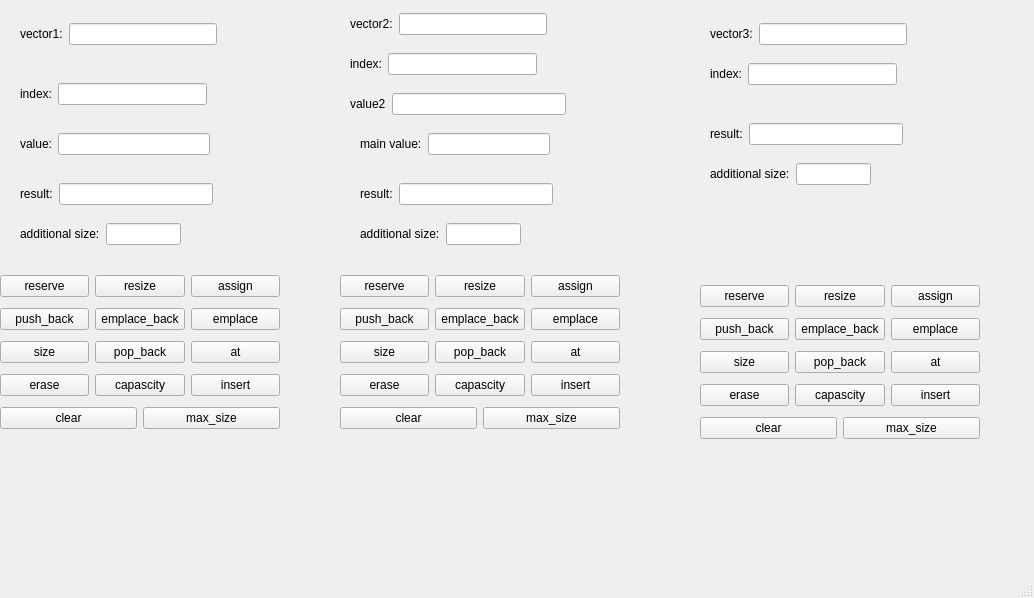
<?xml version="1.0" encoding="UTF-8"?>
<ui version="4.0">
 <class>MainWindow</class>
 <widget class="QMainWindow" name="MainWindow">
  <property name="geometry">
   <rect>
    <x>0</x>
    <y>0</y>
    <width>1034</width>
    <height>598</height>
   </rect>
  </property>
  <property name="windowTitle">
   <string>MainWindow</string>
  </property>
  <widget class="QWidget" name="centralwidget">
   <widget class="QWidget" name="layoutWidget">
    <property name="geometry">
     <rect>
      <x>20</x>
      <y>180</y>
      <width>193</width>
      <height>28</height>
     </rect>
    </property>
    <layout class="QHBoxLayout" name="horizontalLayout_7">
     <item>
      <widget class="QLabel" name="label_4">
       <property name="text">
        <string>result:</string>
       </property>
      </widget>
     </item>
     <item>
      <widget class="QLineEdit" name="resultEdit">
       <property name="readOnly">
        <bool>true</bool>
       </property>
      </widget>
     </item>
    </layout>
   </widget>
   <widget class="QWidget" name="layoutWidget_2">
    <property name="geometry">
     <rect>
      <x>20</x>
      <y>80</y>
      <width>187</width>
      <height>28</height>
     </rect>
    </property>
    <layout class="QHBoxLayout" name="horizontalLayout_9">
     <item>
      <widget class="QLabel" name="label_2">
       <property name="text">
        <string>index:</string>
       </property>
      </widget>
     </item>
     <item>
      <widget class="QLineEdit" name="indexEdit"/>
     </item>
    </layout>
   </widget>
   <widget class="QWidget" name="layoutWidget_3">
    <property name="geometry">
     <rect>
      <x>20</x>
      <y>220</y>
      <width>161</width>
      <height>28</height>
     </rect>
    </property>
    <layout class="QHBoxLayout" name="horizontalLayout_11">
     <item>
      <widget class="QLabel" name="label_6">
       <property name="text">
        <string>additional size:</string>
       </property>
      </widget>
     </item>
     <item>
      <widget class="QLineEdit" name="forresizeEdit"/>
     </item>
    </layout>
   </widget>
   <widget class="QWidget" name="layoutWidget_4">
    <property name="geometry">
     <rect>
      <x>20</x>
      <y>130</y>
      <width>190</width>
      <height>28</height>
     </rect>
    </property>
    <layout class="QHBoxLayout" name="horizontalLayout_10">
     <item>
      <widget class="QLabel" name="label_3">
       <property name="text">
        <string>value:</string>
       </property>
      </widget>
     </item>
     <item>
      <widget class="QLineEdit" name="valueEdit"/>
     </item>
    </layout>
   </widget>
   <widget class="QWidget" name="layoutWidget_5">
    <property name="geometry">
     <rect>
      <x>20</x>
      <y>20</y>
      <width>197</width>
      <height>28</height>
     </rect>
    </property>
    <layout class="QHBoxLayout" name="horizontalLayout_8">
     <item>
      <widget class="QLabel" name="label">
       <property name="text">
        <string>vector1:</string>
       </property>
      </widget>
     </item>
     <item>
      <widget class="QLineEdit" name="vectorEdit">
       <property name="readOnly">
        <bool>true</bool>
       </property>
      </widget>
     </item>
    </layout>
   </widget>
   <widget class="QWidget" name="layoutWidget_6">
    <property name="geometry">
     <rect>
      <x>0</x>
      <y>270</y>
      <width>280</width>
      <height>166</height>
     </rect>
    </property>
    <layout class="QVBoxLayout" name="verticalLayout">
     <item>
      <layout class="QHBoxLayout" name="horizontalLayout">
       <item>
        <widget class="QPushButton" name="reserveButton">
         <property name="text">
          <string>reserve</string>
         </property>
        </widget>
       </item>
       <item>
        <widget class="QPushButton" name="resizeButton">
         <property name="text">
          <string>resize</string>
         </property>
        </widget>
       </item>
       <item>
        <widget class="QPushButton" name="assignButton">
         <property name="text">
          <string>assign</string>
         </property>
        </widget>
       </item>
      </layout>
     </item>
     <item>
      <layout class="QHBoxLayout" name="horizontalLayout_2">
       <item>
        <widget class="QPushButton" name="push_backButton">
         <property name="text">
          <string>push_back</string>
         </property>
        </widget>
       </item>
       <item>
        <widget class="QPushButton" name="empalce_backButton">
         <property name="text">
          <string>emplace_back</string>
         </property>
        </widget>
       </item>
       <item>
        <widget class="QPushButton" name="emplaceButton">
         <property name="text">
          <string>emplace</string>
         </property>
        </widget>
       </item>
      </layout>
     </item>
     <item>
      <layout class="QHBoxLayout" name="horizontalLayout_3">
       <item>
        <widget class="QPushButton" name="sizeButton">
         <property name="text">
          <string>size</string>
         </property>
        </widget>
       </item>
       <item>
        <widget class="QPushButton" name="pop_backButton">
         <property name="text">
          <string>pop_back</string>
         </property>
        </widget>
       </item>
       <item>
        <widget class="QPushButton" name="atButton">
         <property name="text">
          <string>at</string>
         </property>
        </widget>
       </item>
      </layout>
     </item>
     <item>
      <layout class="QHBoxLayout" name="horizontalLayout_5">
       <item>
        <widget class="QPushButton" name="eraseButton">
         <property name="text">
          <string>erase</string>
         </property>
        </widget>
       </item>
       <item>
        <widget class="QPushButton" name="capacityButton">
         <property name="text">
          <string>capascity</string>
         </property>
        </widget>
       </item>
       <item>
        <widget class="QPushButton" name="insertButton">
         <property name="text">
          <string>insert</string>
         </property>
        </widget>
       </item>
      </layout>
     </item>
     <item>
      <layout class="QHBoxLayout" name="horizontalLayout_4">
       <item>
        <widget class="QPushButton" name="clearButton">
         <property name="text">
          <string>clear</string>
         </property>
        </widget>
       </item>
       <item>
        <widget class="QPushButton" name="max_sizeButton">
         <property name="text">
          <string>max_size</string>
         </property>
        </widget>
       </item>
      </layout>
     </item>
    </layout>
   </widget>
   <widget class="QWidget" name="layoutWidget_7">
    <property name="geometry">
     <rect>
      <x>350</x>
      <y>50</y>
      <width>187</width>
      <height>28</height>
     </rect>
    </property>
    <layout class="QHBoxLayout" name="horizontalLayout_21">
     <item>
      <widget class="QLabel" name="label_11">
       <property name="text">
        <string>index:</string>
       </property>
      </widget>
     </item>
     <item>
      <widget class="QLineEdit" name="indexEdit2"/>
     </item>
    </layout>
   </widget>
   <widget class="QWidget" name="layoutWidget_8">
    <property name="geometry">
     <rect>
      <x>350</x>
      <y>10</y>
      <width>197</width>
      <height>28</height>
     </rect>
    </property>
    <layout class="QHBoxLayout" name="horizontalLayout_22">
     <item>
      <widget class="QLabel" name="label_12">
       <property name="text">
        <string>vector2:</string>
       </property>
      </widget>
     </item>
     <item>
      <widget class="QLineEdit" name="vectorEdit2">
       <property name="readOnly">
        <bool>true</bool>
       </property>
      </widget>
     </item>
    </layout>
   </widget>
   <widget class="QWidget" name="layoutWidget_9">
    <property name="geometry">
     <rect>
      <x>340</x>
      <y>270</y>
      <width>280</width>
      <height>166</height>
     </rect>
    </property>
    <layout class="QVBoxLayout" name="verticalLayout_3">
     <item>
      <layout class="QHBoxLayout" name="horizontalLayout_23">
       <item>
        <widget class="QPushButton" name="reserveButton2">
         <property name="text">
          <string>reserve</string>
         </property>
        </widget>
       </item>
       <item>
        <widget class="QPushButton" name="resizeButton2">
         <property name="text">
          <string>resize</string>
         </property>
        </widget>
       </item>
       <item>
        <widget class="QPushButton" name="assignButton2">
         <property name="text">
          <string>assign</string>
         </property>
        </widget>
       </item>
      </layout>
     </item>
     <item>
      <layout class="QHBoxLayout" name="horizontalLayout_24">
       <item>
        <widget class="QPushButton" name="push_backButton2">
         <property name="text">
          <string>push_back</string>
         </property>
        </widget>
       </item>
       <item>
        <widget class="QPushButton" name="empalce_backButton2">
         <property name="text">
          <string>emplace_back</string>
         </property>
        </widget>
       </item>
       <item>
        <widget class="QPushButton" name="emplaceButton2">
         <property name="text">
          <string>emplace</string>
         </property>
        </widget>
       </item>
      </layout>
     </item>
     <item>
      <layout class="QHBoxLayout" name="horizontalLayout_25">
       <item>
        <widget class="QPushButton" name="sizeButton2">
         <property name="text">
          <string>size</string>
         </property>
        </widget>
       </item>
       <item>
        <widget class="QPushButton" name="pop_backButton2">
         <property name="text">
          <string>pop_back</string>
         </property>
        </widget>
       </item>
       <item>
        <widget class="QPushButton" name="atButton2">
         <property name="text">
          <string>at</string>
         </property>
        </widget>
       </item>
      </layout>
     </item>
     <item>
      <layout class="QHBoxLayout" name="horizontalLayout_26">
       <item>
        <widget class="QPushButton" name="eraseButton2">
         <property name="text">
          <string>erase</string>
         </property>
        </widget>
       </item>
       <item>
        <widget class="QPushButton" name="capacityButton2">
         <property name="text">
          <string>capascity</string>
         </property>
        </widget>
       </item>
       <item>
        <widget class="QPushButton" name="insertButton2">
         <property name="text">
          <string>insert</string>
         </property>
        </widget>
       </item>
      </layout>
     </item>
     <item>
      <layout class="QHBoxLayout" name="horizontalLayout_27">
       <item>
        <widget class="QPushButton" name="clearButton2">
         <property name="text">
          <string>clear</string>
         </property>
        </widget>
       </item>
       <item>
        <widget class="QPushButton" name="max_sizeButton2">
         <property name="text">
          <string>max_size</string>
         </property>
        </widget>
       </item>
      </layout>
     </item>
    </layout>
   </widget>
   <widget class="QWidget" name="layoutWidget_10">
    <property name="geometry">
     <rect>
      <x>360</x>
      <y>180</y>
      <width>193</width>
      <height>28</height>
     </rect>
    </property>
    <layout class="QHBoxLayout" name="horizontalLayout_28">
     <item>
      <widget class="QLabel" name="label_13">
       <property name="text">
        <string>result:</string>
       </property>
      </widget>
     </item>
     <item>
      <widget class="QLineEdit" name="resultEdit2">
       <property name="readOnly">
        <bool>true</bool>
       </property>
      </widget>
     </item>
    </layout>
   </widget>
   <widget class="QWidget" name="layoutWidget_11">
    <property name="geometry">
     <rect>
      <x>360</x>
      <y>220</y>
      <width>161</width>
      <height>28</height>
     </rect>
    </property>
    <layout class="QHBoxLayout" name="horizontalLayout_29">
     <item>
      <widget class="QLabel" name="label_14">
       <property name="text">
        <string>additional size:</string>
       </property>
      </widget>
     </item>
     <item>
      <widget class="QLineEdit" name="forresizeEdit2"/>
     </item>
    </layout>
   </widget>
   <widget class="QWidget" name="layoutWidget_12">
    <property name="geometry">
     <rect>
      <x>360</x>
      <y>130</y>
      <width>190</width>
      <height>28</height>
     </rect>
    </property>
    <layout class="QHBoxLayout" name="horizontalLayout_30">
     <item>
      <widget class="QLabel" name="label_15">
       <property name="text">
        <string>main value:</string>
       </property>
      </widget>
     </item>
     <item>
      <widget class="QLineEdit" name="valueEdit2"/>
     </item>
    </layout>
   </widget>
   <widget class="QWidget" name="layoutWidget_13">
    <property name="geometry">
     <rect>
      <x>710</x>
      <y>20</y>
      <width>197</width>
      <height>28</height>
     </rect>
    </property>
    <layout class="QHBoxLayout" name="horizontalLayout_54">
     <item>
      <widget class="QLabel" name="label_29">
       <property name="text">
        <string>vector3:</string>
       </property>
      </widget>
     </item>
     <item>
      <widget class="QLineEdit" name="vectorEdit3">
       <property name="readOnly">
        <bool>true</bool>
       </property>
      </widget>
     </item>
    </layout>
   </widget>
   <widget class="QWidget" name="layoutWidget_14">
    <property name="geometry">
     <rect>
      <x>710</x>
      <y>60</y>
      <width>187</width>
      <height>28</height>
     </rect>
    </property>
    <layout class="QHBoxLayout" name="horizontalLayout_55">
     <item>
      <widget class="QLabel" name="label_30">
       <property name="text">
        <string>index:</string>
       </property>
      </widget>
     </item>
     <item>
      <widget class="QLineEdit" name="indexEdit3"/>
     </item>
    </layout>
   </widget>
   <widget class="QWidget" name="layoutWidget_16">
    <property name="geometry">
     <rect>
      <x>710</x>
      <y>160</y>
      <width>161</width>
      <height>28</height>
     </rect>
    </property>
    <layout class="QHBoxLayout" name="horizontalLayout_57">
     <item>
      <widget class="QLabel" name="label_32">
       <property name="text">
        <string>additional size:</string>
       </property>
      </widget>
     </item>
     <item>
      <widget class="QLineEdit" name="forresizeEdit3"/>
     </item>
    </layout>
   </widget>
   <widget class="QWidget" name="layoutWidget_18">
    <property name="geometry">
     <rect>
      <x>700</x>
      <y>280</y>
      <width>280</width>
      <height>166</height>
     </rect>
    </property>
    <layout class="QVBoxLayout" name="verticalLayout_6">
     <item>
      <layout class="QHBoxLayout" name="horizontalLayout_59">
       <item>
        <widget class="QPushButton" name="reserveButton3">
         <property name="text">
          <string>reserve</string>
         </property>
        </widget>
       </item>
       <item>
        <widget class="QPushButton" name="resizeButton3">
         <property name="text">
          <string>resize</string>
         </property>
        </widget>
       </item>
       <item>
        <widget class="QPushButton" name="assignButton3">
         <property name="text">
          <string>assign</string>
         </property>
        </widget>
       </item>
      </layout>
     </item>
     <item>
      <layout class="QHBoxLayout" name="horizontalLayout_60">
       <item>
        <widget class="QPushButton" name="push_backButton3">
         <property name="text">
          <string>push_back</string>
         </property>
        </widget>
       </item>
       <item>
        <widget class="QPushButton" name="empalce_backButton3">
         <property name="text">
          <string>emplace_back</string>
         </property>
        </widget>
       </item>
       <item>
        <widget class="QPushButton" name="emplaceButton3">
         <property name="text">
          <string>emplace</string>
         </property>
        </widget>
       </item>
      </layout>
     </item>
     <item>
      <layout class="QHBoxLayout" name="horizontalLayout_61">
       <item>
        <widget class="QPushButton" name="sizeButton3">
         <property name="text">
          <string>size</string>
         </property>
        </widget>
       </item>
       <item>
        <widget class="QPushButton" name="pop_backButton3">
         <property name="text">
          <string>pop_back</string>
         </property>
        </widget>
       </item>
       <item>
        <widget class="QPushButton" name="atButton3">
         <property name="text">
          <string>at</string>
         </property>
        </widget>
       </item>
      </layout>
     </item>
     <item>
      <layout class="QHBoxLayout" name="horizontalLayout_62">
       <item>
        <widget class="QPushButton" name="eraseButton3">
         <property name="text">
          <string>erase</string>
         </property>
        </widget>
       </item>
       <item>
        <widget class="QPushButton" name="capacityButton3">
         <property name="text">
          <string>capascity</string>
         </property>
        </widget>
       </item>
       <item>
        <widget class="QPushButton" name="insertButton3">
         <property name="text">
          <string>insert</string>
         </property>
        </widget>
       </item>
      </layout>
     </item>
     <item>
      <layout class="QHBoxLayout" name="horizontalLayout_63">
       <item>
        <widget class="QPushButton" name="clearButton3">
         <property name="text">
          <string>clear</string>
         </property>
        </widget>
       </item>
       <item>
        <widget class="QPushButton" name="max_sizeButton3">
         <property name="text">
          <string>max_size</string>
         </property>
        </widget>
       </item>
      </layout>
     </item>
    </layout>
   </widget>
   <widget class="QWidget" name="layoutWidget_19">
    <property name="geometry">
     <rect>
      <x>710</x>
      <y>120</y>
      <width>193</width>
      <height>28</height>
     </rect>
    </property>
    <layout class="QHBoxLayout" name="horizontalLayout_64">
     <item>
      <widget class="QLabel" name="label_34">
       <property name="text">
        <string>result:</string>
       </property>
      </widget>
     </item>
     <item>
      <widget class="QLineEdit" name="resultEdit3">
       <property name="readOnly">
        <bool>true</bool>
       </property>
      </widget>
     </item>
    </layout>
   </widget>
   <widget class="QWidget" name="">
    <property name="geometry">
     <rect>
      <x>350</x>
      <y>90</y>
      <width>216</width>
      <height>28</height>
     </rect>
    </property>
    <layout class="QHBoxLayout" name="horizontalLayout_31">
     <item>
      <widget class="QLabel" name="label_16">
       <property name="text">
        <string>value2</string>
       </property>
      </widget>
     </item>
     <item>
      <widget class="QLineEdit" name="value2Edit2"/>
     </item>
    </layout>
   </widget>
  </widget>
  <widget class="QMenuBar" name="menubar">
   <property name="geometry">
    <rect>
     <x>0</x>
     <y>0</y>
     <width>1034</width>
     <height>23</height>
    </rect>
   </property>
  </widget>
  <widget class="QStatusBar" name="statusbar"/>
 </widget>
 <resources/>
 <connections/>
</ui>
